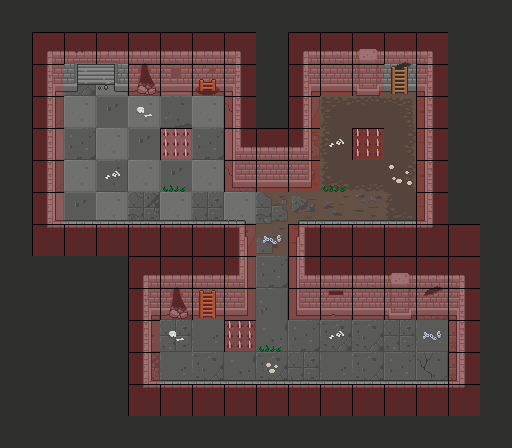

This is a level from a 2D game, rendered from its Tiled map with the project's own tilesets. A one-line summary and the map file follow, with tile-layer data summarised:
An orthogonal 16x14 tile map with 32x32 px tiles, 9 tile layers (Floor, die, door, brokenfloor, ...), 3 tilesets and 6 objects (2x 0, Battery_2, Battery_1, 1, SpawnPoint).

<map version="1.5" tiledversion="1.7.0" orientation="orthogonal" renderorder="right-down" width="16" height="14" tilewidth="32" tileheight="32" infinite="0" nextlayerid="15" nextobjectid="13">
 <tileset firstgid="1" source="GamemapObject.tsx" />
 <tileset firstgid="321" source="meta_tiles.tsx" />
 <tileset firstgid="323" source="Plant.tsx" />
 <layer id="2" name="Floor" width="16" height="14">
  <data>[224 cells, 175 non-empty, 26 distinct tile ids]</data>
 </layer>
 <layer id="4" name="die" width="16" height="14">
  <data>[224 cells, 6 non-empty, 2 distinct tile ids]</data>
 </layer>
 <layer id="5" name="door" width="16" height="14">
  <data>[224 cells, 2 non-empty, 2 distinct tile ids]</data>
 </layer>
 <layer id="3" name="brokenfloor" width="16" height="14">
  <data>[224 cells, 9 non-empty, 6 distinct tile ids]</data>
 </layer>
 <layer id="1" name="Wal" width="16" height="14">
  <data>[224 cells, 115 non-empty, 43 distinct tile ids]</data>
 </layer>
 <layer id="6" name="item" width="16" height="14">
  <data>[224 cells, 12 non-empty, 7 distinct tile ids]</data>
 </layer>
 <layer id="14" name="Trap_plant" width="16" height="14">
  <data>[224 cells, 3 non-empty, 1 distinct tile ids]</data>
 </layer>
 <objectgroup id="13" name="Battery">
  <object id="11" name="Battery_2" x="272.667" y="272" />
  <object id="12" name="Battery_1" x="337.333" y="113.333" />
 </objectgroup>
 <objectgroup id="9" name="minions">
  <object id="7" name="minion_3" type="0" x="111" y="143" />
  <object id="9" name="minion_2" type="1" x="174.667" y="334.667" />
  <object id="10" name="minion_1" type="0" x="400" y="206.667" />
 </objectgroup>
 <objectgroup id="7" name="Player">
  <object id="4" name="SpawnPoint" x="432.667" y="367.333" />
 </objectgroup>
 <layer id="8" name="meta" width="16" height="14">
  <data>[224 cells, 85 non-empty, 1 distinct tile ids]</data>
 </layer>
 <layer id="11" name="Trap" width="16" height="14">
  <data>[224 cells, 3 non-empty, 1 distinct tile ids]</data>
 </layer>
</map>
